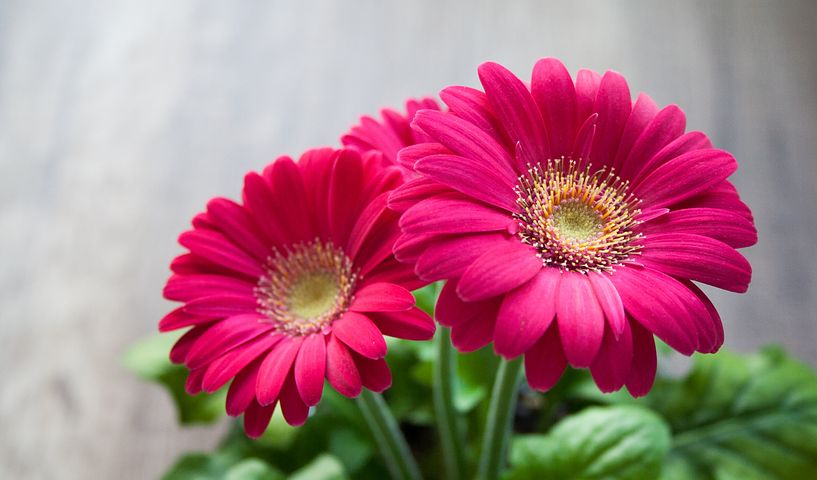
#> input picture class-notes/image_processing/flowers.png, 817 x 480 px
$ python brightness.py
#> lines starting #> are read from the running program, lines starting #| are printed output that depends on the picture
# -*- coding: utf-8 -*-
"""
Created on Wed Dec 15 15:15:30 2021

@author: pablomdd
"""

import numpy as np
from skimage.io import imread
from skimage.color import rgb2lab, lab2rgb
import matplotlib.pyplot as plt

im = imread('flowers.png')
#> im is the input picture: shape (480, 817, 3); mean R, G, B 171, 118.4, 130.3
im1 = rgb2lab(im)
#> im1: shape (480, 817, 3) float64; mean of channels 0, 1, 2 58.8, 18.1, 8.5

# Add brightness
# im1[..., 0] = im1[..., 0] + 50
# Normalization
im1[..., 0] = np.max(im1[..., 0]) - np.min(im1[..., 0])
#> im1: shape (480, 817, 3) float64; mean of channels 0, 1, 2 98.2, 18.1, 8.5
im1 = lab2rgb(im1)
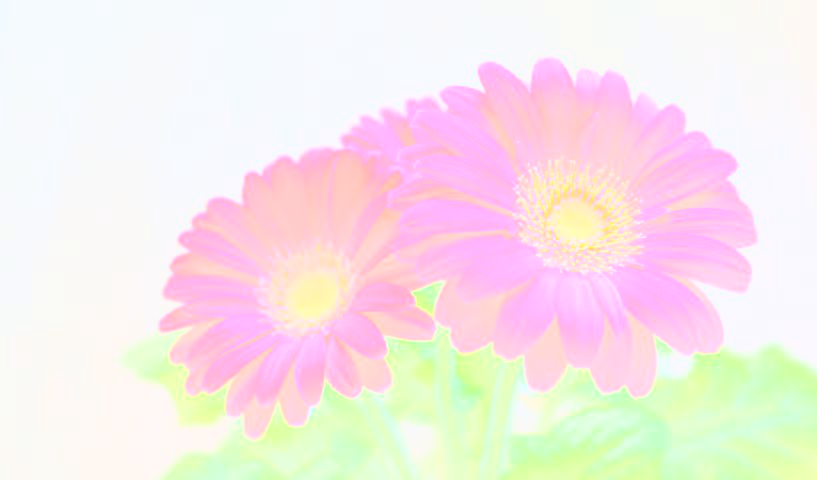
#> im1: shape (480, 817, 3) float64; mean R, G, B 0.968, 0.911, 0.917

im2 = rgb2lab(im)
im2[..., 0] = im2[..., 0] - 50
#> im2: shape (480, 817, 3) float64; mean of channels 0, 1, 2 8.8, 18.1, 8.5
im2 = lab2rgb(im2)
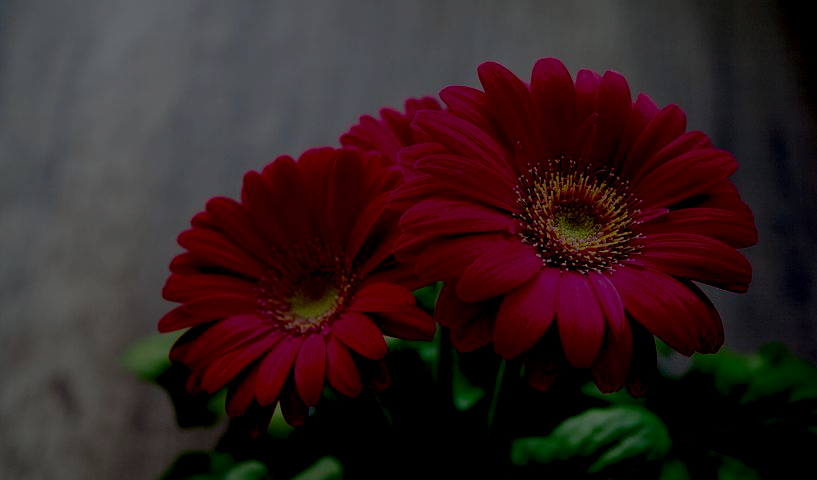
#> im2: shape (480, 817, 3) float64; mean R, G, B 0.207, 0.129, 0.133

plt.figure(figsize=(20,10))
plt.subplot(131)
plt.imshow(im)
plt.axis("off")
plt.title("Original image", size=20)

plt.subplot(132)
plt.imshow(im1)
plt.axis("off")
plt.title("Brighter image", size=20)

plt.subplot(133)
plt.imshow(im2)
plt.axis("off")
plt.title("Darker image", size=20)

plt.show()
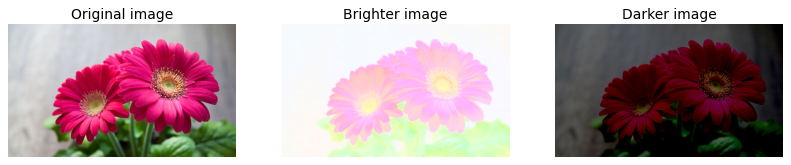
#> figure drawn by matplotlib, 3 panels

$ run again, with class-notes/image_processing/fish.png copied over class-notes/image_processing/flowers.png
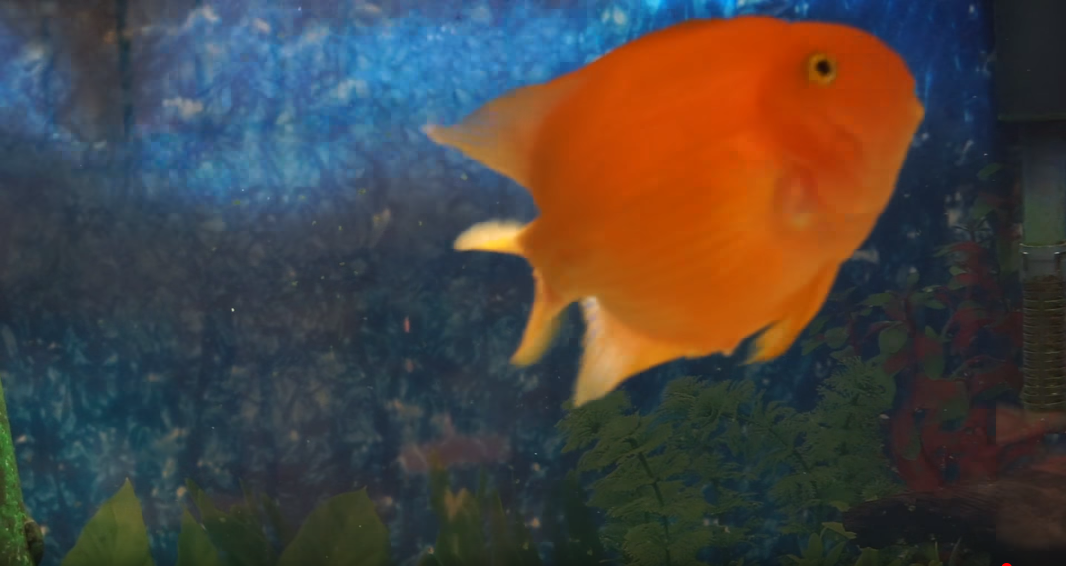
#> input picture class-notes/image_processing/fish.png, 1066 x 566 px
#> im is the input picture: shape (566, 1066, 3); mean R, G, B 73.2, 67.3, 64
#> `im2 = lab2rgb(im2)`:
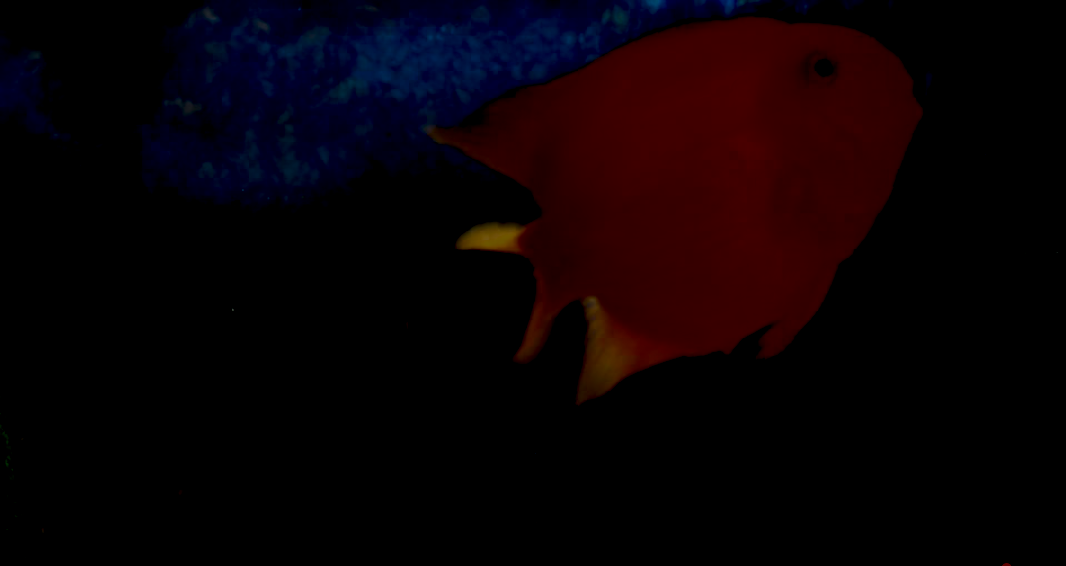
#> im2: shape (566, 1066, 3) float64; mean R, G, B 0.0398, 0.00402, 0.0188
#> `plt.show()`:
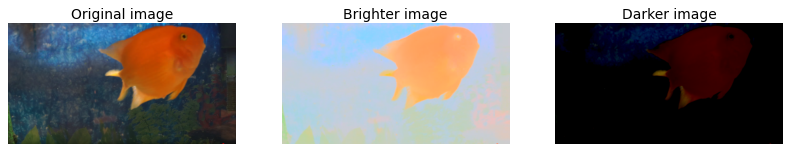
#> figure drawn by matplotlib, 3 panels

$ run again, with class-notes/image_processing/humming.png copied over class-notes/image_processing/flowers.png
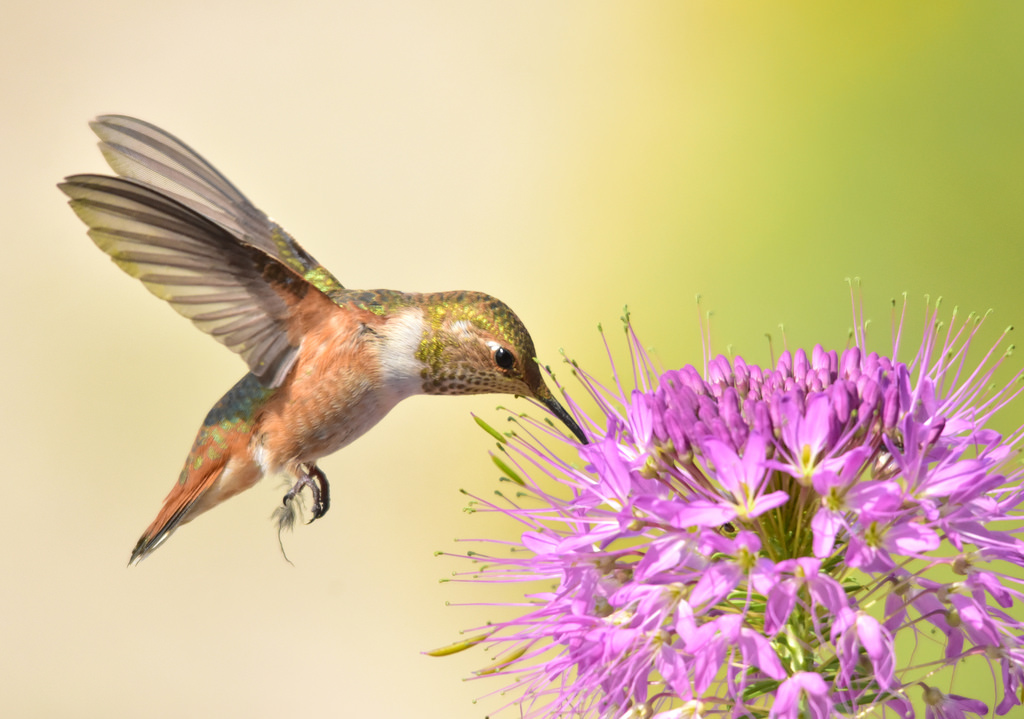
#> input picture class-notes/image_processing/humming.png, 1024 x 719 px
#> im is the input picture: shape (719, 1024, 3); mean R, G, B 213.6, 189.4, 153.5
#> `im2 = lab2rgb(im2)`:
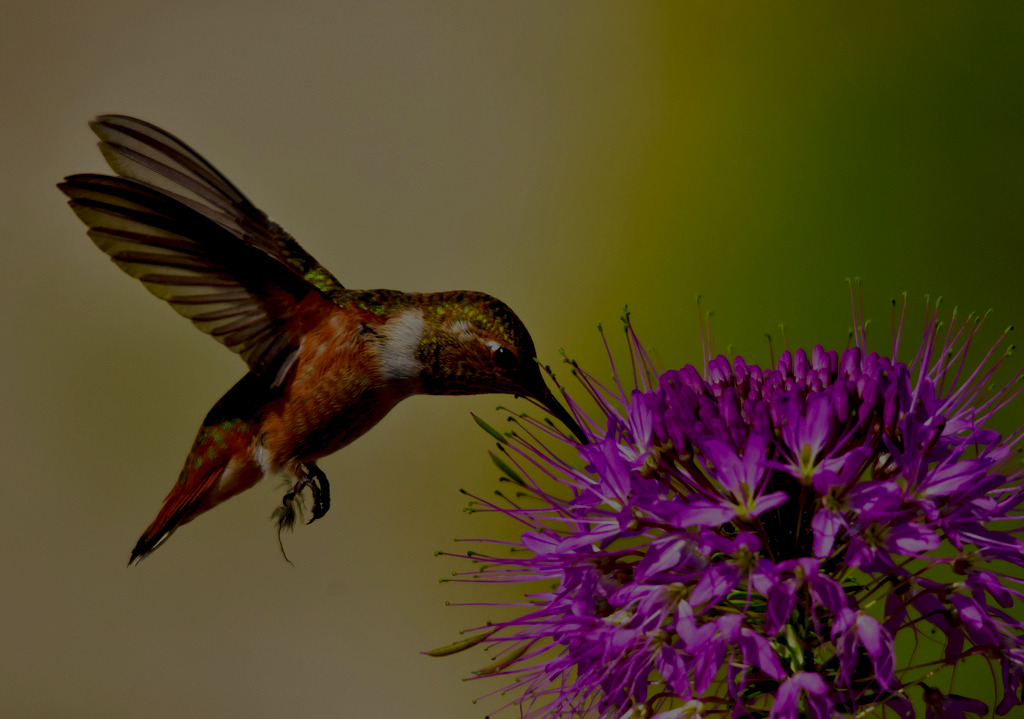
#> im2: shape (719, 1024, 3) float64; mean R, G, B 0.319, 0.253, 0.156
#> `plt.show()`:
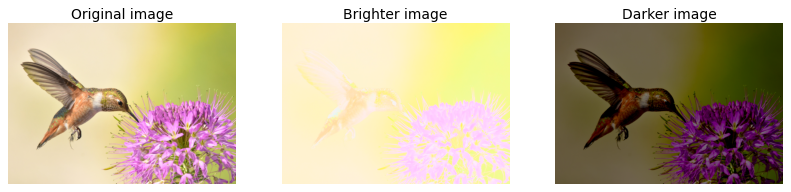
#> figure drawn by matplotlib, 3 panels
